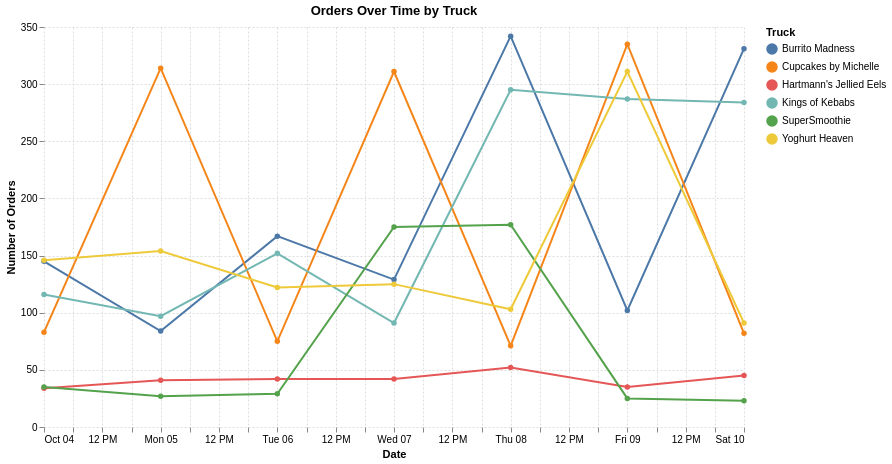

The notebook cell this image was saved under:
### Markdown cell above
## Order over time

The chart below shows the number of orders for each food truck over the observation period, revealing distinct demand patterns and stability across the business.

We can observe that **Burrito Madness** and **Cupcakes by Michelle** experience significant volatility in daily orders, with peaks reaching over 320 orders but also sharp drops. In contrast, **Kings of Kebabs** demonstrates more consistent and stable order volumes throughout the period, maintaining a steady baseline around 250-300 orders.

**Hartmann's Jellied Eels** consistently remains at the lowest order volume, rarely exceeding 50 orders per day, which aligns with its poor profitability.

### Code cell
transactions = pd.read_csv(transactions_file)
trucks = pd.read_csv(trucks_file)
df = transactions.merge(trucks, how="left", on="truck_id")

# 1. Parse the timestamp and extract the date as a string
df["transaction_date"] = pd.to_datetime(df["at"]).dt.strftime("%Y-%m-%d")

# 2. Count the number of orders per date per truck
df_orders_time = df.groupby(["transaction_date", "truck_name"], as_index=False).size().rename(columns={"size": "order_count"})

# 3. Create line chart with separate line for each truck
chart = alt.Chart(df_orders_time).mark_line(point=True).encode(
    x=alt.X("transaction_date:T", title="Date"),
    y=alt.Y("order_count:Q", title="Number of Orders"),
    color=alt.Color("truck_name:N", title="Truck"),
    tooltip=[
        alt.Tooltip("transaction_date:T", title="Date", format="%Y-%m-%d"),
        alt.Tooltip("truck_name:N", title="Truck"),
        alt.Tooltip("order_count:Q", title="Orders"),
    ]
)

chart.properties(
    title="Orders Over Time by Truck", width=700, height=400
).configure_view(strokeWidth=0).configure_axis(gridDash=[2, 2], domain=False)

### Figure 1 — Vega-Lite specification as saved in the notebook (floating-point values rounded to 4 significant figures)
{"config": {"view": {"continuousWidth": 300, "continuousHeight": 300, "strokeWidth": 0}, "axis": {"domain": false, "gridDash": [2, 2]}}, "data": {"name": "data-d6e0ec227ae68913b4ffd39cff36ff8b"}, "mark": {"type": "line", "point": true}, "encoding": {"color": {"field": "truck_name", "title": "Truck", "type": "nominal"}, "tooltip": [{"field": "transaction_date", "format": "%Y-%m-%d", "title": "Date", "type": "temporal"}, {"field": "truck_name", "title": "Truck", "type": "nominal"}, {"field": "order_count", "title": "Orders", "type": "quantitative"}], "x": {"field": "transaction_date", "title": "Date", "type": "temporal"}, "y": {"field": "order_count", "title": "Number of Orders", "type": "quantitative"}}, "height": 400, "title": "Orders Over Time by Truck", "width": 700, "$schema": "https://vega.github.io/schema/vega-lite/v6.4.1.json", "datasets": {"data-d6e0ec227ae68913b4ffd39cff36ff8b": [{"transaction_date": "2026-10-04", "truck_name": "Burrito Madness", "order_count": 145}, {"transaction_date": "2026-10-04", "truck_name": "Cupcakes by Michelle", "order_count": 83}, {"transaction_date": "2026-10-04", "truck_name": "Hartmann's Jellied Eels", "order_count": 34}, {"transaction_date": "2026-10-04", "truck_name": "Kings of Kebabs", "order_count": 116}, {"transaction_date": "2026-10-04", "truck_name": "SuperSmoothie", "order_count": 35}, {"transaction_date": "2026-10-04", "truck_name": "Yoghurt Heaven", "order_count": 146}, {"transaction_date": "2026-10-05", "truck_name": "Burrito Madness", "order_count": 84}, {"transaction_date": "2026-10-05", "truck_name": "Cupcakes by Michelle", "order_count": 314}, {"transaction_date": "2026-10-05", "truck_name": "Hartmann's Jellied Eels", "order_count": 41}, {"transaction_date": "2026-10-05", "truck_name": "Kings of Kebabs", "order_count": 97}, {"transaction_date": "2026-10-05", "truck_name": "SuperSmoothie", "order_count": 27}, {"transaction_date": "2026-10-05", "truck_name": "Yoghurt Heaven", "order_count": 154}, {"transaction_date": "2026-10-06", "truck_name": "Burrito Madness", "order_count": 167}, {"transaction_date": "2026-10-06", "truck_name": "Cupcakes by Michelle", "order_count": 75}, {"transaction_date": "2026-10-06", "truck_name": "Hartmann's Jellied Eels", "order_count": 42}, {"transaction_date": "2026-10-06", "truck_name": "Kings of Kebabs", "order_count": 152}, {"transaction_date": "2026-10-06", "truck_name": "SuperSmoothie", "order_count": 29}, {"transaction_date": "2026-10-06", "truck_name": "Yoghurt Heaven", "order_count": 122}, {"transaction_date": "2026-10-07", "truck_name": "Burrito Madness", "order_count": 129}, {"transaction_date": "2026-10-07", "truck_name": "Cupcakes by Michelle", "order_count": 311}, {"transaction_date": "2026-10-07", "truck_name": "Hartmann's Jellied Eels", "order_count": 42}, {"transaction_date": "2026-10-07", "truck_name": "Kings of Kebabs", "order_count": 91}, {"transaction_date": "2026-10-07", "truck_name": "SuperSmoothie", "order_count": 175}, {"transaction_date": "2026-10-07", "truck_name": "Yoghurt Heaven", "order_count": 125}, {"transaction_date": "2026-10-08", "truck_name": "Burrito Madness", "order_count": 342}, {"transaction_date": "2026-10-08", "truck_name": "Cupcakes by Michelle", "order_count": 71}, {"transaction_date": "2026-10-08", "truck_name": "Hartmann's Jellied Eels", "order_count": 52}, {"transaction_date": "2026-10-08", "truck_name": "Kings of Kebabs", "order_count": 295}, {"transaction_date": "2026-10-08", "truck_name": "SuperSmoothie", "order_count": 177}, {"transaction_date": "2026-10-08", "truck_name": "Yoghurt Heaven", "order_count": 103}, {"transaction_date": "2026-10-09", "truck_name": "Burrito Madness", "order_count": 102}, {"transaction_date": "2026-10-09", "truck_name": "Cupcakes by Michelle", "order_count": 335}, {"transaction_date": "2026-10-09", "truck_name": "Hartmann's Jellied Eels", "order_count": 35}, {"transaction_date": "2026-10-09", "truck_name": "Kings of Kebabs", "order_count": 287}, {"transaction_date": "2026-10-09", "truck_name": "SuperSmoothie", "order_count": 25}, {"transaction_date": "2026-10-09", "truck_name": "Yoghurt Heaven", "order_count": 311}, {"transaction_date": "2026-10-10", "truck_name": "Burrito Madness", "order_count": 331}, {"transaction_date": "2026-10-10", "truck_name": "Cupcakes by Michelle", "order_count": 82}, {"transaction_date": "2026-10-10", "truck_name": "Hartmann's Jellied Eels", "order_count": 45}, {"transaction_date": "2026-10-10", "truck_name": "Kings of Kebabs", "order_count": 284}, {"transaction_date": "2026-10-10", "truck_name": "SuperSmoothie", "order_count": 23}, {"transaction_date": "2026-10-10", "truck_name": "Yoghurt Heaven", "order_count": 91}]}}
